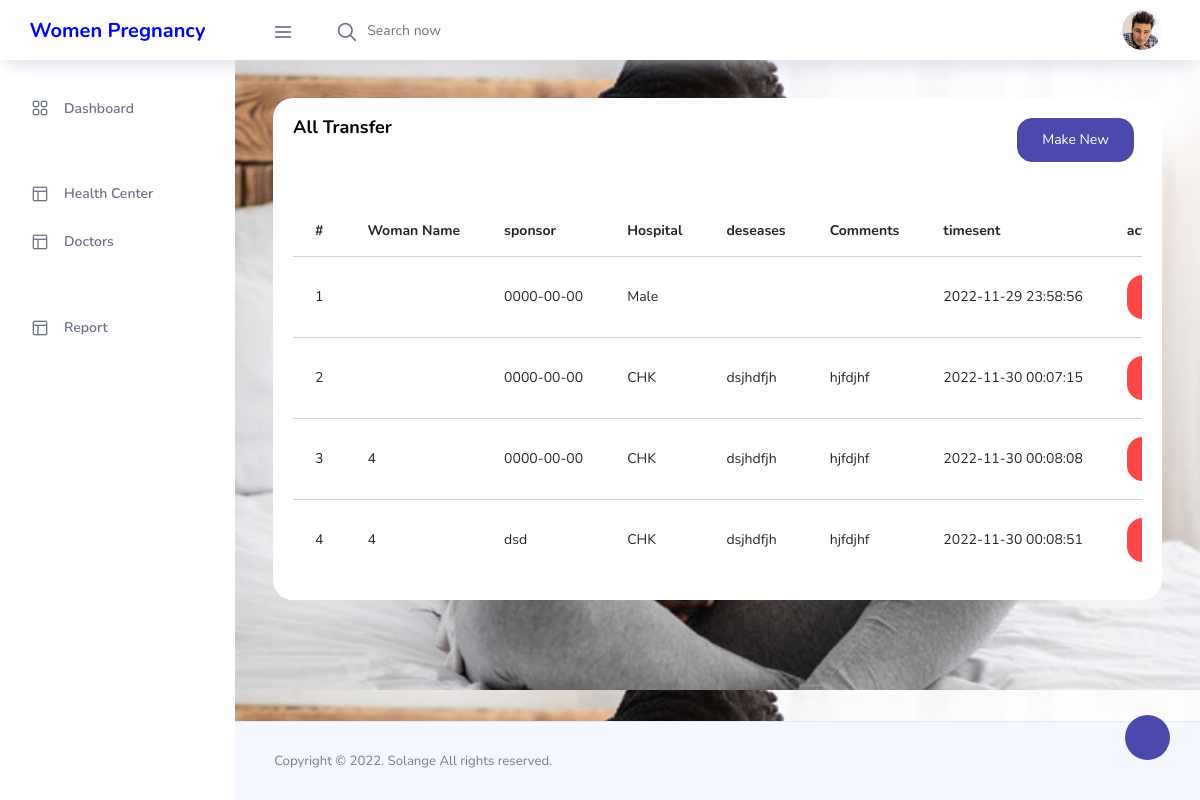
Page /admin/tranferall.php (signed in) on the earlier database version.
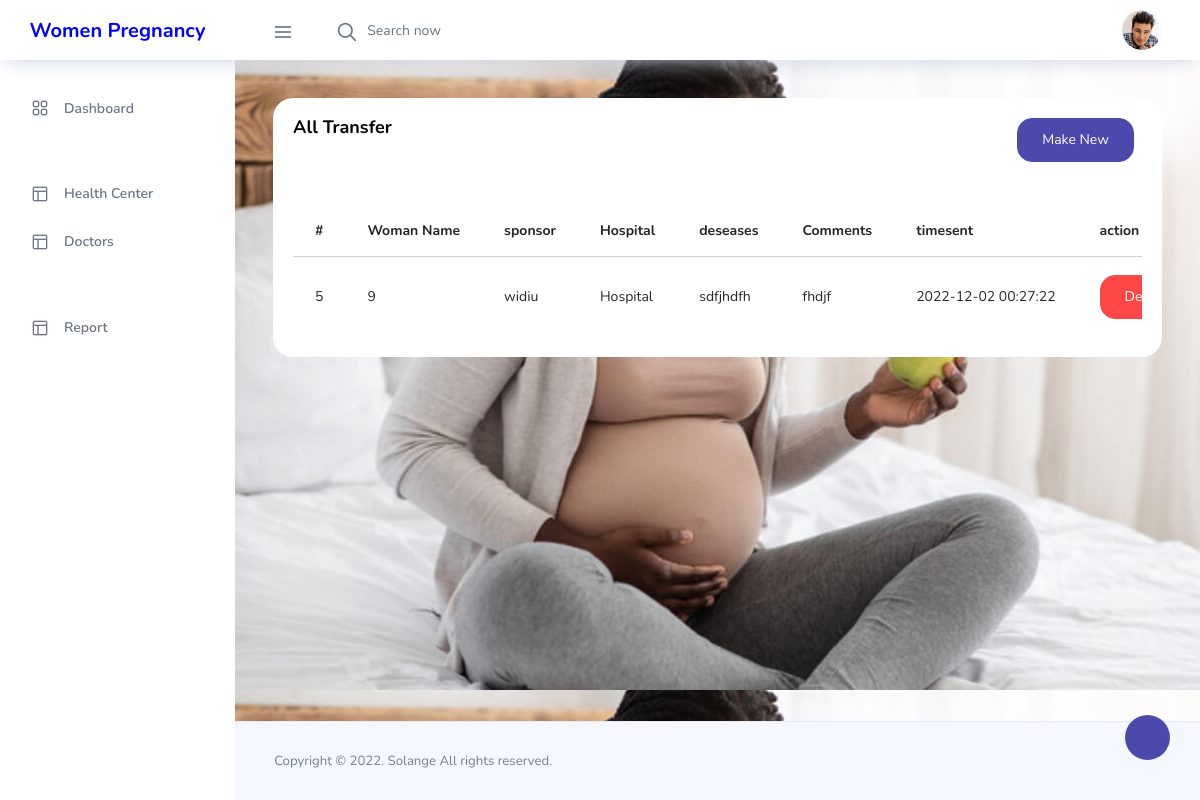
Same page on the later database version.
### tables this page shows
CREATE TABLE `tranfer` (
  `id` int(11) NOT NULL,
  `woman` text NOT NULL,
  `sponsor` text NOT NULL,
  `hospital` varchar(255) NOT NULL,
  `deseases` text NOT NULL,
  `Comments` text NOT NULL,
  `timesent` timestamp NOT NULL DEFAULT current_timestamp() ON UPDATE current_timestamp(),
  `admin_id` int(11) NOT NULL
);

### admin/tranferall.php (the view, shortened to what this page needs)
<?php
include 'navbar.php';
?>
      <div class="main-panel">
        <div class="content-wrapper">
          <div class="row">
          <div class="col-md-12 grid-margin stretch-card">
              <div class="card">
                <div class="card-body">
                <div class="row">
                    <div class="col-md-6">
                    <h4 class="card-title">All Transfer</h4>
                    </div>
                    <div class="col-md-6">
                        <a href="tranfer.php" class=" float-right btn btn-primary mr-2">Make New</a>
                    </div>
                  </div>
                  <div class=" table-border-style">
                        <div class="table-responsive">
                  <br>
                  <br>
                        <table id="zero_config" class="table table-hover">
                                <thead>
                                    <tr>
                                        <th>#</th>
                                        <th>Woman Name</th>
                                        <th>sponsor</th>
                                        <th>Hospital</th>
                                        <th>deseases</th>
                                        <th>Comments</th>
                                        <th>timesent</th>
                                        <th>action</th>
                                    </tr>
                                </thead>
                                <tbody>
                                <?php
                                    $quer=mysqli_query($conn,"SELECT * FROM tranfer");
                                    while ($row=mysqli_fetch_array($quer)){
                                    ?>
                                    <tr>
                                        <td><?php echo $row['id'] ; ?></td>
                                        <td><?php echo $row['woman'] ; ?></td>
                                        <td><?php echo $row['sponsor'] ; ?></td>
                                        <td><?php echo $row['hospital'] ; ?></td>
                                        <td><?php echo $row['deseases'] ; ?></td>
                                        <td><?php echo $row['Comments'] ; ?></td>
                                        <td><?php echo $row['timesent'] ; ?></td>
                                        <td>
                                            <a class="btn btn-danger"  href="delete.php?deltransfer=<?php echo $row['id']; ?> " onclick="return confirm('are you sure! you want to delete this Transfer.')" id="red">Delete</a>
                                        </td>
                                    </tr>
                                    <?php
                                    }
                                    ?>
                                </tbody>
                        </table>
                        </div>
                    </div>
                </div>
              </div>
            </div>
          </div>
        </div>
        <?php
include 'footer.php';
?>

### admin/navbar.php (shortened to what this page needs)
<!DOCTYPE html>
<html lang="en">
<head>
  <link rel="stylesheet" href="vendors/feather/feather.css">
  <link rel="stylesheet" href="vendors/ti-icons/css/themify-icons.css">
  <link rel="stylesheet" href="vendors/css/vendor.bundle.base.css">
  <link rel="stylesheet" href="vendors/datatables.net-bs4/dataTables.bootstrap4.css">
  <link rel="stylesheet" href="vendors/ti-icons/css/themify-icons.css">
  <link rel="stylesheet" type="text/css" href="js/select.dataTables.min.css">
  <link rel="stylesheet" href="css/vertical-layout-light/style.css">
</head>
<body>
  <div class="container-scroller">
    <nav class="navbar col-lg-12 col-12 p-0 fixed-top d-flex flex-row">
      <div class="text-center navbar-brand-wrapper d-flex align-items-center justify-content-center">
        <a href="/" style='color:blue; font-style:bold;font-size:20px;'><b>Women Pregnancy</b></a>
      </div>
      <div class="navbar-menu-wrapper d-flex align-items-center justify-content-end">
        <button class="navbar-toggler navbar-toggler align-self-center" type="button" data-toggle="minimize">
          <span class="icon-menu"></span>
        </button>
        <ul class="navbar-nav mr-lg-2">
          <li class="nav-item nav-search d-none d-lg-block">
            <div class="input-group">
              <div class="input-group-prepend hover-cursor" id="navbar-search-icon">
                <span class="input-group-text" id="search">
                  <i class="icon-search"></i>
                </span>
              </div>
              <input type="text" class="form-control" id="navbar-search-input" placeholder="Search now" aria-label="search" aria-describedby="search">
            </div>
          </li>
        </ul>
        <ul class="navbar-nav navbar-nav-right">
          <li class="nav-item nav-profile dropdown">
            <a class="nav-link dropdown-toggle" href="#" data-toggle="dropdown" id="profileDropdown">
              <img src="images/faces/face28.jpg" alt="profile"/>
            </a>
          </li>
        </ul>
      </div>
    </nav>
    <div class="container-fluid page-body-wrapper">
      <div class="theme-setting-wrapper">
        <div id="settings-trigger"><i class="ti-settings"></i></div>
      </div>
      <nav class="sidebar sidebar-offcanvas" id="sidebar">
        <ul class="nav">
          <li class="nav-item">
            <a class="nav-link" href="index.php">
              <i class="icon-grid menu-icon"></i>
              <span class="menu-title">Dashboard</span>
            </a>
          </li>
          <br><br>
          <li class="nav-item">
            <a class="nav-link" data-toggle="collapse" href="#stock " aria-expanded="false" aria-controls="stock">
              <i class="icon-layout menu-icon"></i>
              <span class="menu-title">Health Center</span>
              <i class="menu-arrow"></i>
            </a>
          </li>
          <li class="nav-item">
            <a class="nav-link" data-toggle="collapse" href="#product " aria-expanded="false" aria-controls="product">
              <i class="icon-layout menu-icon"></i>
              <span class="menu-title">Doctors</span>
              <i class="menu-arrow"></i>
            </a>
          </li>
          <br><br>
          <li class="nav-item">
            <a class="nav-link" data-toggle="collapse" href="#ui-basic" aria-expanded="false" aria-controls="ui-basic">
              <i class="icon-layout menu-icon"></i>
              <span class="menu-title">Report</span>
              <i class="menu-arrow"></i>
            </a>
          </li>
        </ul>
      </nav>

### admin/footer.php (shortened to what this page needs)
        <footer class="footer">
          <div class="d-sm-flex justify-content-center justify-content-sm-between">
            <span class="text-muted text-center text-sm-left d-block d-sm-inline-block">Copyright © 2022. Solange All rights reserved.</span>
          </div>
        </footer>
      </div>
    </div>
  </div>
</body>
</html>

Differences in the rows shown:
removed tranfer: id "1", sponsor "0000-00-00", hospital "Male", timesent "2022-11-29 23:58:56"
removed tranfer: id "2", sponsor "0000-00-00", hospital "CHK", deseases "dsjhdfjh", Comments "hjfdjhf", timesent "2022-11-30 00:07:15"
removed tranfer: id "3", woman "4", sponsor "0000-00-00", hospital "CHK", deseases "dsjhdfjh", Comments "hjfdjhf", timesent "2022-11-30 00:08:08"
removed tranfer: id "4", woman "4", sponsor "dsd", hospital "CHK", deseases "dsjhdfjh", Comments "hjfdjhf", timesent "2022-11-30 00:08:51"
added tranfer: id "5", woman "9", sponsor "widiu", hospital "Hospital", deseases "sdfjhdfh", Comments "fhdjf", timesent "2022-12-02 00:27:22"
